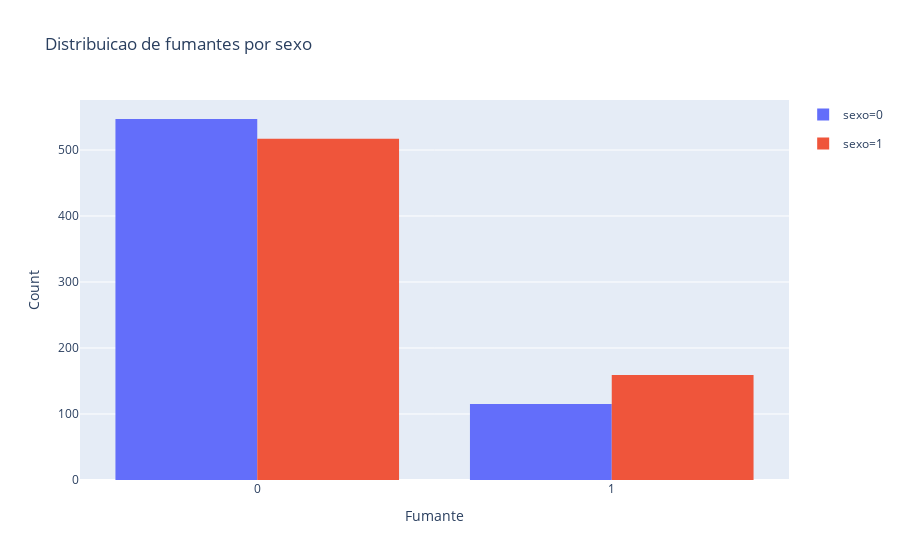

The cell this chart's notebook holds for it:
### Markdown cell above
Construa uma visualização para suportar suas conclusões.

### Code cell
fig = px.histogram(dataset, x='fumante', color='sexo')
layout = go.Layout(
    title = 'Distribuicao de fumantes por sexo',
    yaxis=dict(
        title='Count',
    ),
    xaxis=dict(
        title='Fumante'
    ),
    boxmode='group'
)
fig.layout=layout
fig.show()

### Figure 1 — Plotly figure (JSON) as saved in the notebook; plotly's stock layout.template omitted (floating-point values rounded to 4 significant figures; data arrays with more than 128 entries replaced by an {"elided": "..."} marker saying what was removed)
{"data": [{"alignmentgroup": "True", "bingroup": "x", "hoverlabel": {"namelength": 0}, "hovertemplate": "sexo=0<br>fumante=%{x}<br>count=%{y}", "legendgroup": "sexo=0", "marker": {"color": "#636efa"}, "name": "sexo=0", "offsetgroup": "sexo=0", "orientation": "v", "showlegend": true, "type": "histogram", "x": {"elided": "662 int values"}, "xaxis": "x", "yaxis": "y"}, {"alignmentgroup": "True", "bingroup": "x", "hoverlabel": {"namelength": 0}, "hovertemplate": "sexo=1<br>fumante=%{x}<br>count=%{y}", "legendgroup": "sexo=1", "marker": {"color": "#EF553B"}, "name": "sexo=1", "offsetgroup": "sexo=1", "orientation": "v", "showlegend": true, "type": "histogram", "x": {"elided": "676 int values"}, "xaxis": "x", "yaxis": "y"}], "layout": {"boxmode": "group", "title": {"text": "Distribuicao de fumantes por sexo"}, "xaxis": {"title": {"text": "Fumante"}}, "yaxis": {"title": {"text": "Count"}}}}
